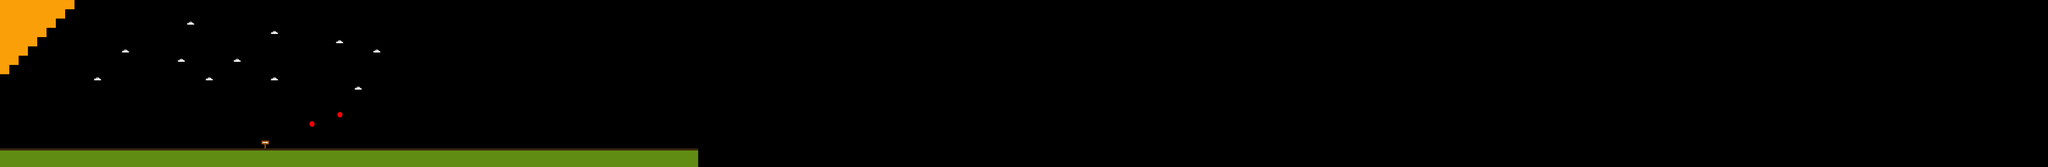

This game map was drawn from its Tiled (.tmx) file and the tilesets committed beside it. A one-line description and the trimmed map source follow:
An orthogonal 220x18 tile map with 32x32 px tiles, 2 tile layers (Background, Foreground), 5 tilesets and 57 objects (43x wall, 8x enemy, 3x coin, door, floor, ...).

<map version="1.0" orientation="orthogonal" width="220" height="18" tilewidth="32" tileheight="32">
 <tileset firstgid="1" name="level" tilewidth="32" tileheight="32">
  <image source="level.png" width="256" height="32" />
 </tileset>
 <tileset firstgid="9" name="enemy" tilewidth="32" tileheight="32">
  <image source="enemy.png" width="32" height="32" />
 </tileset>
 <tileset firstgid="10" name="coin" tilewidth="32" tileheight="31">
  <image source="coin.png" width="32" height="31" />
 </tileset>
 <tileset firstgid="11" name="door" tilewidth="32" tileheight="32">
  <image source="door.png" width="32" height="32" />
 </tileset>
 <tileset firstgid="12" name="wall" tilewidth="32" tileheight="32">
  <image source="wall.png" width="32" height="32" />
 </tileset>
 <layer name="Background" width="220" height="18">
  <properties>
   <property name="nocollide" value="true" />
   <property name="tileset" value="level" />
  </properties>
  <data>[3960 cells, 14 non-empty, 3 distinct tile ids]</data>
 </layer>
 <layer name="Foreground" width="220" height="18">
  <properties>
   <property name="tileset" value="level" />
  </properties>
  <data>[3960 cells, 186 non-empty, 3 distinct tile ids]</data>
 </layer>
 <objectgroup name="walls" width="220" height="18">
  <object type="wall" gid="12" x="415" y="386" />
  <object type="wall" gid="12" x="576" y="479" />
  <object type="wall" gid="12" x="737" y="481" />
  <object type="wall" gid="12" x="282" y="426" />
  <object type="wall" gid="12" x="226" y="338" />
  <object type="wall" gid="12" x="451" y="497" />
  <object type="wall" gid="12" x="753" y="388" />
  <object type="wall" gid="12" x="1600" y="512" />
  <object type="wall" gid="12" x="1472" y="384" />
  <object type="wall" gid="12" x="1472" y="352" />
  <object type="wall" gid="12" x="1504" y="384" />
  <object type="wall" gid="12" x="1440" y="384" />
  <object type="wall" gid="12" x="1440" y="416" />
  <object type="wall" gid="12" x="1472" y="416" />
  <object type="wall" gid="12" x="1504" y="416" />
  <object type="wall" gid="12" x="1536" y="416" />
  <object type="wall" gid="12" x="1408" y="416" />
  <object type="wall" gid="12" x="1408" y="448" />
  <object type="wall" gid="12" x="1376" y="448" />
  <object type="wall" gid="12" x="1345" y="480" />
  <object type="wall" gid="12" x="1376" y="480" />
  <object type="wall" gid="12" x="1408" y="480" />
  <object type="wall" gid="12" x="1440" y="448" />
  <object type="wall" gid="12" x="1440" y="480" />
  <object type="wall" gid="12" x="1472" y="448" />
  <object type="wall" gid="12" x="1472" y="480" />
  <object type="wall" gid="12" x="1504" y="448" />
  <object type="wall" gid="12" x="1536" y="448" />
  <object type="wall" gid="12" x="1536" y="512" />
  <object type="wall" gid="12" x="1568" y="480" />
  <object type="wall" gid="12" x="1568" y="512" />
  <object type="wall" gid="12" x="1536" y="480" />
  <object type="wall" gid="12" x="1504" y="480" />
  <object type="wall" gid="12" x="1568" y="448" />
  <object type="wall" gid="12" x="1504" y="512" />
  <object type="wall" gid="12" x="1472" y="512" />
  <object type="wall" gid="12" x="1441" y="512" />
  <object type="wall" gid="12" x="1409" y="512" />
  <object type="wall" gid="12" x="1377" y="512" />
  <object type="wall" gid="12" x="1345" y="512" />
  <object type="wall" gid="12" x="1313" y="512" />
  <object type="wall" gid="12" x="1600" y="480" />
  <object type="wall" gid="12" x="1632" y="513" />
 </objectgroup>
 <objectgroup name="coins" width="220" height="18">
  <object type="coin" gid="10" x="415" y="353" />
  <object type="coin" gid="10" x="576" y="446" />
  <object type="coin" gid="10" x="737" y="446" />
 </objectgroup>
 <objectgroup name="enemys" width="220" height="18">
  <object type="enemy" gid="9" x="640" y="448" />
  <object type="enemy" gid="9" x="704" y="448" />
  <object type="enemy" gid="9" x="96" y="480" />
  <object type="enemy" gid="9" x="224" y="480" />
  <object type="enemy" gid="9" x="288" y="480" />
  <object type="enemy" gid="9" x="320" y="480" />
  <object type="enemy" gid="9" x="384" y="480" />
  <object type="enemy" gid="9" x="544" y="384" />
 </objectgroup>
 <objectgroup name="doors" width="220" height="18">
  <object type="door" gid="11" x="1118" y="511" />
 </objectgroup>
 <objectgroup color="#ff0000" name="floor" width="220" height="18">
  <object name="floor" type="floor" x="0" y="544" width="1152" height="32" />
 </objectgroup>
 <objectgroup color="#0000ff" name="player start" width="220" height="18">
  <object name="start" type="player_start" x="4" y="404" width="32" height="32" />
 </objectgroup>
</map>
